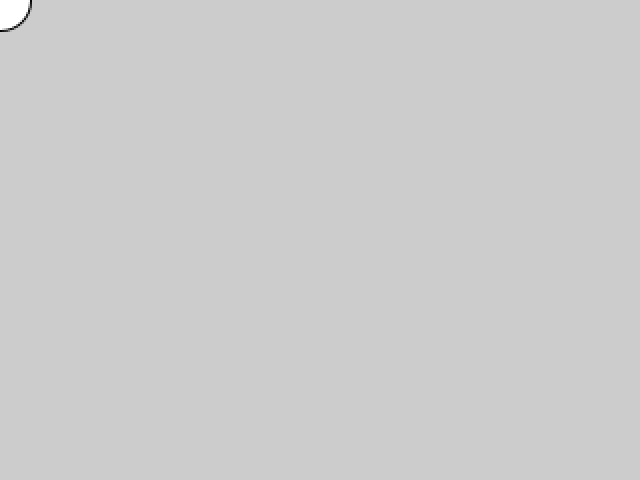
Frame 1 (no input)
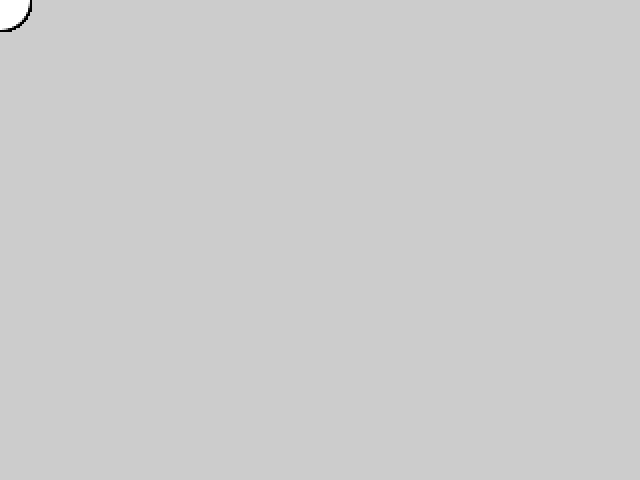
Frame 60 (the mouse pressed at the canvas centre just before this capture)
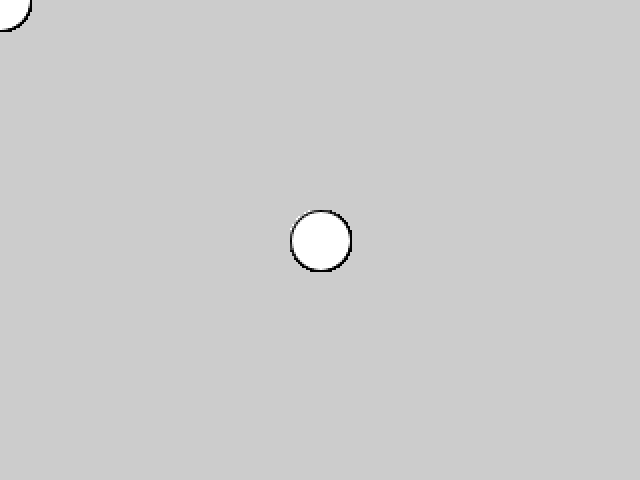
Frame 120 (the mouse held since frame 60 and released just before this capture)

The Processing sketch that drew these frames (run headless with seeded random() and noise(); from frame 60 on, the mouse is pressed at the canvas centre):

// Processing sketch: expandir
// ── expandir.pde
int sca = 2;
PGraphics img;

void setup() {
  size(640, 480);
  img = createGraphics(width/sca, height/sca);
}

void draw() {
	println(frameRate);
	img.beginDraw();
	img.ellipse(mouseX/sca,mouseY/sca,30,30);
	img.endDraw();
	image(expandir(img,sca),0,0);
}

PGraphics expandir(PGraphics ori, int sca){
	PGraphics aux = createGraphics(ori.width*sca, ori.height*sca);
	aux.beginDraw();
	for (int j = 0; j<ori.height; j++){
		for (int i = 0; i<ori.width; i++){
			for(int l = 0; l<sca; l++){
				for (int k = 0; k<sca; k++){
					aux.set(i*sca+k, j*sca+l, ori.get(i, j));	
				}
			}
		}
	}
	aux.endDraw();
	return aux;
}
